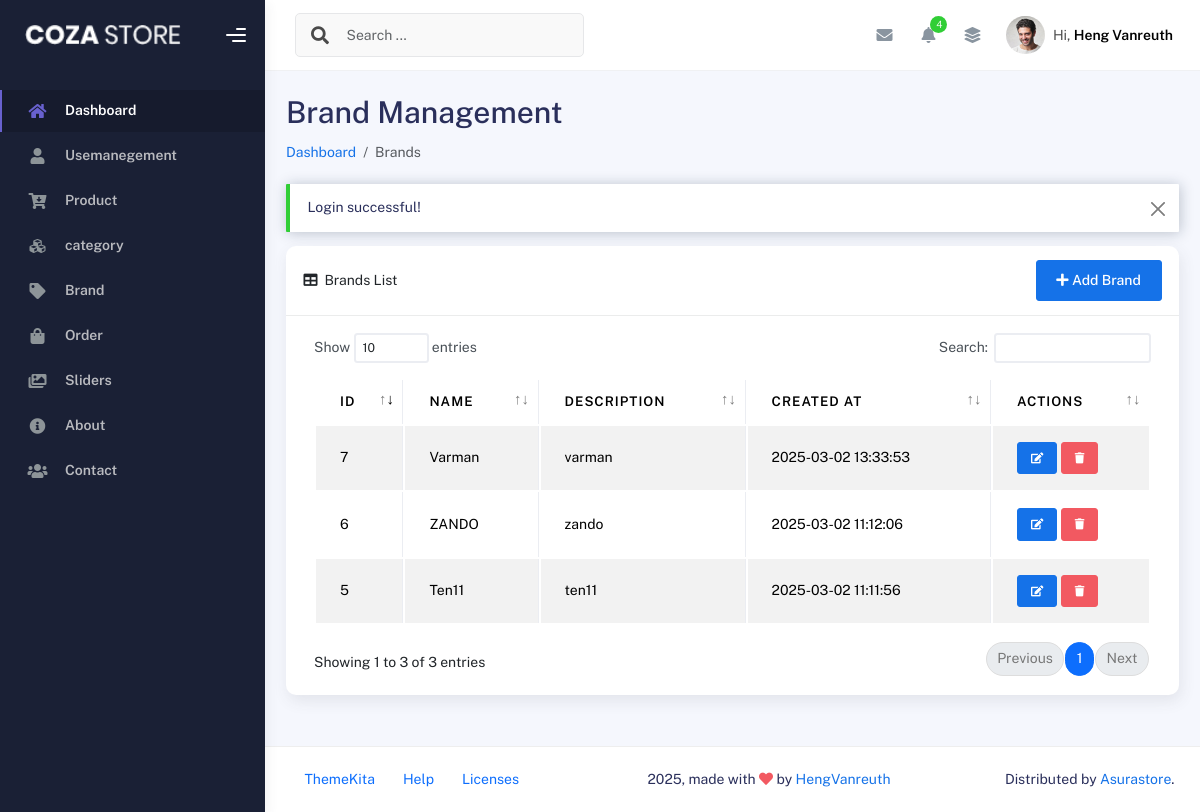
The page /admin/index.php?p=brand (signed in) on the database its author committed.
### tables this page shows
CREATE TABLE `brands` (
  `id` int(11) NOT NULL,
  `name` varchar(255) NOT NULL,
  `description` text DEFAULT NULL,
  `created_at` timestamp NOT NULL DEFAULT current_timestamp()
);

### admin/models/Brand.php (called while the page is built, shortened)
<?php
class Brand {
    private $pdo;
    public function __construct($pdo) {
        $this->pdo = $pdo;
    }
    public function getAllBrands() {
        $stmt = $this->pdo->query("
            SELECT id, name, description, created_at
            FROM brands
            ORDER BY created_at DESC
        ");
        return $stmt->fetchAll(PDO::FETCH_ASSOC);
    }
}
?>

### admin/views/brand/list.php (the view, shortened to what this page needs)
<?php
require_once __DIR__ . '/../../models/Brand.php';
$pdo = Database::connect();
$brandModel = new Brand($pdo);
try {
    $brands = $brandModel->getAllBrands();
} catch (Exception $e) {
    $_SESSION['error'] = "Error loading brands: " . $e->getMessage();
    $brands = [];
}
?>
<div class="container-fluid px-4">
    <h1 class="mt-4">Brand Management</h1>
    <ol class="breadcrumb mb-4">
        <li class="breadcrumb-item"><a href="/eccommerce/admin">Dashboard</a></li>
        <li class="breadcrumb-item active">Brands</li>
    </ol>
    <?php if (isset($_SESSION['success'])): ?>
        <div class="alert alert-success alert-dismissible fade show" role="alert">
            <?php
            echo $_SESSION['success'];
            ?>
            <button type="button" class="btn-close" data-bs-dismiss="alert" aria-label="Close"></button>
        </div>
    <?php endif; ?>
    <div class="card mb-4">
        <div class="card-header d-flex justify-content-between align-items-center">
            <div>
                <i class="fas fa-table me-1"></i>
                Brands List
            </div>
            <button type="button" class="btn btn-primary" data-bs-toggle="modal" data-bs-target="#addBrandModal">
                <i class="fas fa-plus"></i> Add Brand
            </button>
        </div>
        <div class="card-body">
            <div class="table-responsive">
                <table id="brandsTable" class="table table-bordered table-striped">
                    <thead>
                        <tr>
                            <th>ID</th>
                            <th>Name</th>
                            <th>Description</th>
                            <th>Created At</th>
                            <th>Actions</th>
                        </tr>
                    </thead>
                    <tbody>
                        <?php foreach ($brands as $brand): ?>
                            <tr>
                                <td><?php echo htmlspecialchars($brand['id']); ?></td>
                                <td><?php echo htmlspecialchars($brand['name']); ?></td>
                                <td><?php echo htmlspecialchars($brand['description']); ?></td>
                                <td><?php echo date('Y-m-d H:i:s', strtotime($brand['created_at'])); ?></td>
                                <td>
                                    <button type="button" class="btn btn-primary btn-sm edit-brand"
                                            data-id="<?php echo $brand['id']; ?>"
                                            data-name="<?php echo htmlspecialchars($brand['name']); ?>"
                                            data-description="<?php echo htmlspecialchars($brand['description']); ?>"
                                            data-bs-toggle="modal" data-bs-target="#editBrandModal">
                                        <i class="fas fa-edit"></i>
                                    </button>
                                    <form action="/eccommerce/admin/controllers/BrandController.php" method="POST" class="d-inline delete-form">
                                        <button type="submit" class="btn btn-danger btn-sm">
                                            <i class="fas fa-trash"></i>
                                        </button>
                                    </form>
                                </td>
                            </tr>
                        <?php endforeach; ?>
                    </tbody>
                </table>
            </div>
        </div>
    </div>
</div>

### rows shown on the page
brands: id "7", name "Varman", description "varman", created_at "2025-03-02 13:33:53"
brands: id "6", name "ZANDO", description "zando", created_at "2025-03-02 11:12:06"
brands: id "5", name "Ten11", description "ten11", created_at "2025-03-02 11:11:56"

### other values the page prints
$user['name'] "Heng Vanreuth"
$_SESSION['success'] "Login successful!"
